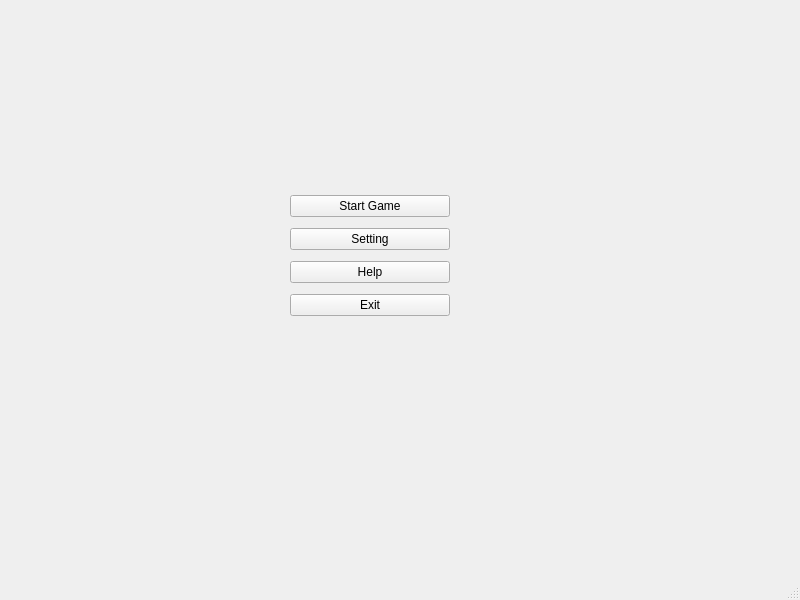
<?xml version="1.0" encoding="UTF-8"?>
<ui version="4.0">
 <class>MainWindow</class>
 <widget class="QMainWindow" name="MainWindow">
  <property name="geometry">
   <rect>
    <x>0</x>
    <y>0</y>
    <width>800</width>
    <height>600</height>
   </rect>
  </property>
  <property name="windowTitle">
   <string>MainWindow</string>
  </property>
  <widget class="QWidget" name="centralwidget">
   <widget class="QWidget" name="verticalLayoutWidget">
    <property name="geometry">
     <rect>
      <x>290</x>
      <y>190</y>
      <width>160</width>
      <height>135</height>
     </rect>
    </property>
    <layout class="QVBoxLayout" name="verticalLayout">
     <item>
      <widget class="QPushButton" name="StartButton">
       <property name="text">
        <string>Start Game</string>
       </property>
      </widget>
     </item>
     <item>
      <widget class="QPushButton" name="SettingButton">
       <property name="text">
        <string>Setting</string>
       </property>
      </widget>
     </item>
     <item>
      <widget class="QPushButton" name="HelfButton">
       <property name="text">
        <string>Help</string>
       </property>
      </widget>
     </item>
     <item>
      <widget class="QPushButton" name="ExitButton">
       <property name="text">
        <string>Exit</string>
       </property>
      </widget>
     </item>
    </layout>
   </widget>
  </widget>
  <widget class="QMenuBar" name="menubar">
   <property name="geometry">
    <rect>
     <x>0</x>
     <y>0</y>
     <width>800</width>
     <height>26</height>
    </rect>
   </property>
  </widget>
  <widget class="QStatusBar" name="statusbar"/>
  <action name="action5">
   <property name="text">
    <string>5</string>
   </property>
  </action>
 </widget>
 <resources/>
 <connections>
  <connection>
   <sender>ExitButton</sender>
   <signal>clicked()</signal>
   <receiver>MainWindow</receiver>
   <slot>close()</slot>
   <hints>
    <hint type="sourcelabel">
     <x>369</x>
     <y>335</y>
    </hint>
    <hint type="destinationlabel">
     <x>399</x>
     <y>299</y>
    </hint>
   </hints>
  </connection>
 </connections>
</ui>
